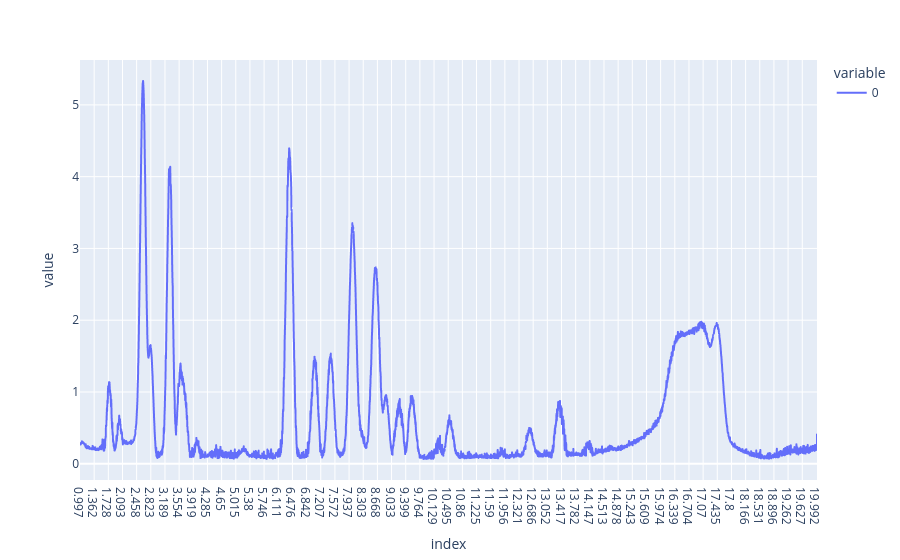

This figure's notebook cell:
### Code cell
# plotando o vip scores
plsda_results[4].T.plot()

### Figure 1 — Plotly figure (JSON) as saved in the notebook; plotly's stock layout.template omitted (floating-point values rounded to 4 significant figures; data arrays with more than 128 entries replaced by an {"elided": "..."} marker saying what was removed)
{"data": [{"hovertemplate": "variable=0<br>index=%{x}<br>value=%{y}<extra></extra>", "legendgroup": "0", "line": {"color": "#636efa", "dash": "solid"}, "marker": {"symbol": "circle"}, "mode": "lines", "name": "0", "showlegend": true, "type": "scattergl", "x": {"elided": "3800 str values"}, "xaxis": "x", "y": {"elided": "3800 float values"}, "yaxis": "y"}], "layout": {"legend": {"title": {"text": "variable"}, "tracegroupgap": 0}, "margin": {"t": 60}, "xaxis": {"anchor": "y", "domain": [0, 1], "title": {"text": "index"}}, "yaxis": {"anchor": "x", "domain": [0, 1], "title": {"text": "value"}}}}
